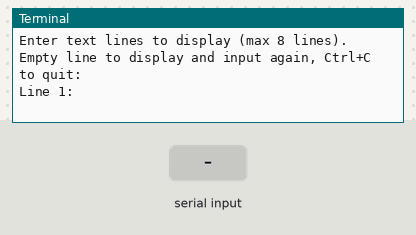
A program run on a simulated Raspberry Pi (BCM pin numbers). Shown: the last lines printed to the terminal. The test bench sets the inputs (shaded band).

Above: at 1.4 s.
1.5 s: "1" typed at the terminal, then Enter
At 2.7 s:
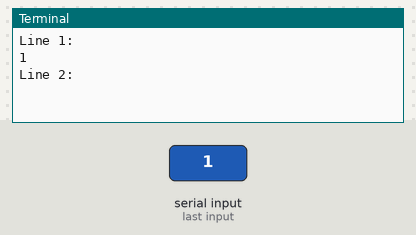
3.0 s: "0" typed at the terminal, then Enter
At 3.9 s:
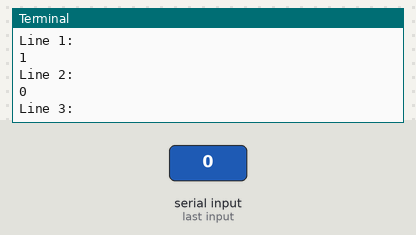
4.5 s: "2" typed at the terminal, then Enter
At 5.0 s:
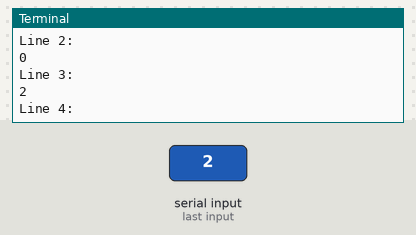
Timing chart, 0 to 7.5 s (numbered marks = the images above; inputs shaded):
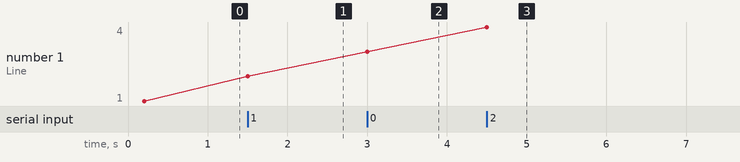

The program:

09-spi-oled-userinput.py
```python
import spidev
import lgpio
import time
from PIL import Image, ImageDraw, ImageFont

class SSD1306:
    def __init__(self, rst_pin, dc_pin, spi_bus=0, spi_device=0, width=128, height=64):
        self.rst_pin = rst_pin
        self.dc_pin = dc_pin
        self.width = width
        self.height = height
        self.spi = spidev.SpiDev()
        self.spi.open(spi_bus, spi_device)
        self.spi.max_speed_hz = 8000000
        self.spi.mode = 0b00
        self.chip = lgpio.gpiochip_open(0)
        lgpio.gpio_claim_output(self.chip, self.dc_pin)
        lgpio.gpio_claim_output(self.chip, self.rst_pin)
        self._reset()
        self._init_display()
        self.buffer = [0x00] * (self.width * self.height // 8)

    def _reset(self):
        lgpio.gpio_write(self.chip, self.rst_pin, 0)
        time.sleep(0.1)
        lgpio.gpio_write(self.chip, self.rst_pin, 1)
        time.sleep(0.1)

    def _write_command(self, cmd):
        lgpio.gpio_write(self.chip, self.dc_pin, 0)
        self.spi.writebytes([cmd])

    def _write_data(self, data):
        lgpio.gpio_write(self.chip, self.dc_pin, 1)
        self.spi.writebytes(data if isinstance(data, list) else [data])

    def _init_display(self):
        cmds = [
            0xAE, 0xD5, 0x80, 0xA8, 0x3F, 0xD3, 0x00, 0x40,
            0x8D, 0x14, 0x20, 0x00, 0xA1, 0xC8, 0xDA, 0x12,
            0x81, 0xCF, 0xD9, 0xF1, 0xDB, 0x40, 0xA4, 0xA6,
            0xAF
        ]
        for cmd in cmds:
            self._write_command(cmd)

    def image(self, image):
        image = image.convert('1')
        pixels = list(image.getdata())
        for page in range(0, self.height // 8):
            for x in range(self.width):
                byte = 0
                for bit in range(8):
                    y = page * 8 + bit
                    byte |= (0x01 << bit) if pixels[y * self.width + x] else 0
                self.buffer[page * self.width + x] = byte

    def show(self):
        for page in range(0, self.height // 8):
            self._write_command(0xB0 + page)
            self._write_command(0x00)
            self._write_command(0x10)
            start = page * self.width
            end = start + self.width
            self._write_data(self.buffer[start:end])

    def clear(self):
        self.buffer = [0x00] * (self.width * self.height // 8)
        self.show()

    def cleanup(self):
        self.clear()
        lgpio.gpiochip_close(self.chip)
        self.spi.close()


def main():
    RST = 19  # Reset pin
    DC = 16   # Data/Command pin
    BUS = 0
    DEVICE = 0

    disp = SSD1306(rst_pin=RST, dc_pin=DC, spi_bus=BUS, spi_device=DEVICE)

    font = ImageFont.load_default()
    width = disp.width
    height = disp.height

    try:
        while True:
            # Create blank image for drawing
            image = Image.new('1', (width, height))
            draw = ImageDraw.Draw(image)
            draw.rectangle((0, 0, width, height), fill=0)  # Clear background

            print("Enter text lines to display (max 8 lines). Empty line to display and input again, Ctrl+C to quit:")
            lines = []
            while len(lines) < 8:  # Max 8 lines (8 px font height * 8 lines = 64 px height)
                line = input(f"Line {len(lines) + 1}: ")
                if line == "":
                    break
                lines.append(line)

            # Draw each line on the image
            for i, text_line in enumerate(lines):
                draw.text((0, i * 8), text_line, font=font, fill=255)

            disp.image(image)
            disp.show()

    except KeyboardInterrupt:
        print("\nExiting... Clearing display.")
        disp.cleanup()


if __name__ == "__main__":
    main()
```

Measured:
- after the input at 1.5 s, the terminal: prints a new line at once (image 1)
- after the input at 3.0 s, the terminal: prints a new line at once (image 2)
- after the input at 4.5 s, the terminal: prints a new line at once (image 3)
- plotted number 1: 1 → 2 after the input at 1.5 s, 2 → 3 after the input at 3.0 s, 3 → 4 after the input at 4.5 s
